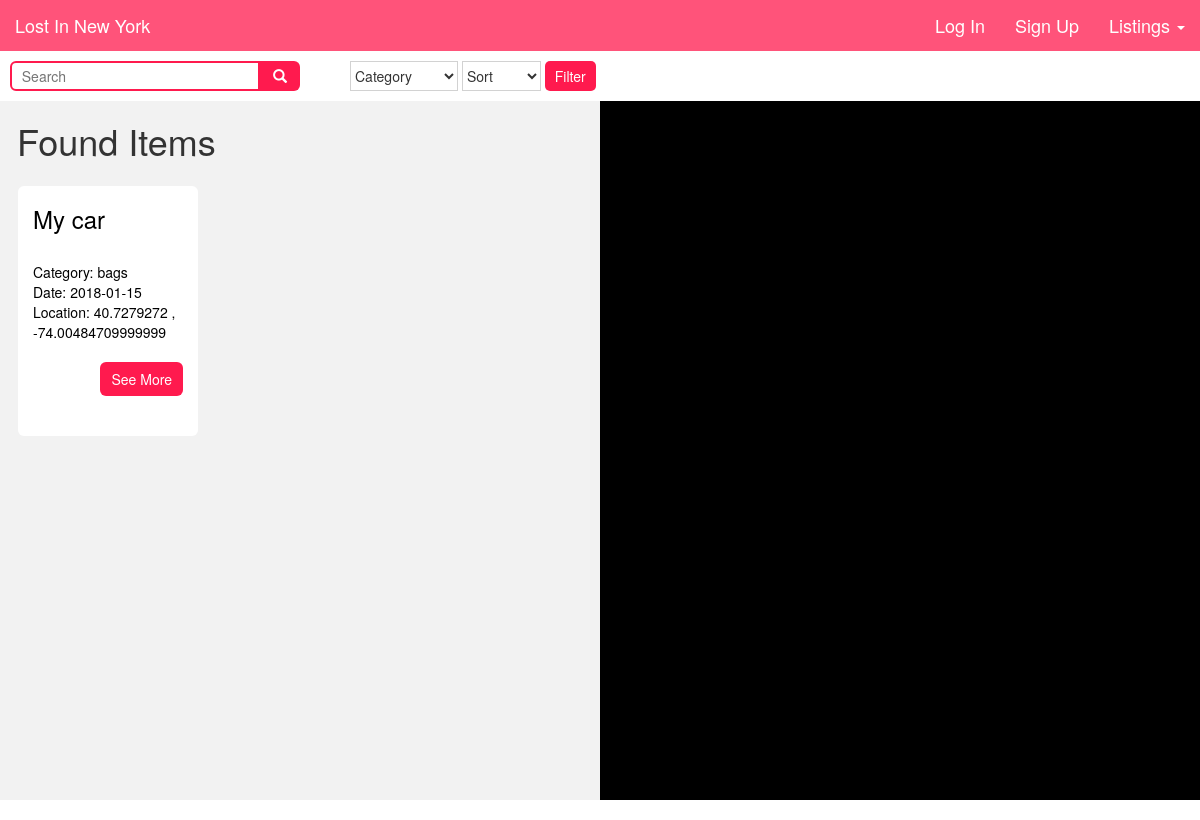
Page /found_postings on the committed database.
### tables this page shows
CREATE TABLE "found_items" (
	`id`	INT,
	`item`	TEXT,
	`description`	TEXT,
	`category`	TEXT,
	`account_id`	INT,
	`location`	TEXT,
	`lat`	FLOAT,
	`long`	FLOAT,
	`date`	TEXT
);

### app.py (the view)
@app.route('/found_postings', methods=['GET', 'POST'])
def list_found_items():
    list = database.item_listings('found')
    unique_locations = database.find_unique_locations('found')
    if not session.get('username'):
        return render_template("found_postings.html", loggedIn=False, api_key=map_api_key, listings=list, unique=unique_locations)
    else:
        return render_template("found_postings.html", loggedIn=True, api_key=map_api_key, listings=list, unique=unique_locations)

### util/database.py (called while the page is built)
def item_listings(lost_found):
    db = sqlite3.connect("data/lost_and_found.db")
    c = db.cursor()
    a = 'SELECT * FROM ' + lost_found + '_items'
    x = c.execute(a)
    item_list = []
    for bar in x:
        item_id = bar[0]
        item_name = bar[1]
        item_desc = bar[2]
        item_cat = bar[3]
        item_lat = bar[6]
        item_long = bar[7]
        item_location = bar[5]
        item_date = bar[8]
        item = {}
        item['item_id'] = item_id
        item['item_cat'] = item_cat
        item['item_name'] = item_name
        item['item_desc'] = item_desc
        item['item_lat'] = item_lat
        item['item_long'] = item_long
        item['item_location'] = item_location
        item['item_date'] = item_date
        item_list.append(item)
    db.commit()
    db.close()
    return item_list

def find_unique_locations(lost_found):
    db = sqlite3.connect("data/lost_and_found.db")
    c = db.cursor()
    a = 'SELECT lat, long FROM ' + lost_found + '_items'
    x = c.execute(a)
    locations = []
    for loc in x:
        if (loc not in locations):
            locations.append(loc)
    return locations

### templates/found_postings.html (shortened to what this page needs)
{% extends "base.html" %}
{% block content %}
<div class="filter">
  <form action="/lost_postings" method="POST">
    <div id="search-wrapper">
      <input type="text" placeholder="  Search" name="search" id="search-input">
      <button type="button" id="search-btn" name="submit-search" value="searched">
        <span class="glyphicon glyphicon-search"></span>
      </button>
    </div>
    <div id="white-block"></div>
    <select class="filterdrop" name="category">
      <option value="none">Category</option>
    </select>
    <select class="filterdrop" name="date">
      <option value="none">Sort</option>
    </select>
    <input id="filterbtn" type="submit" name="filter" value="Filter">
  </form>
</div>
<div id="overflow">
    <div class="postings">
      <h1 style="padding-left:17px;"> Found Items</h1>
      {% for item in listings %}
        <div id="post-container">
          <h3>{{item['item_name']}}</h3><br>
          Category: {{item['item_cat']}}<br>
          Date: {{item['item_date']}}<br>
          Location: {{item['item_lat']}} , {{item['item_long']}}<br><br>
          <form action="/single_posting" method="POST">
            <input type="submit" class="btn" style="float:right;" name="single_post" value="See More">
          </form>
        </div>
      {% endfor %}
    </div>
  <div id="sidemap"></div>
</div>
{% endblock %}

### static/custom.css (style rules this page uses)
html { font-family: 'Open Sans', sans-serif; }
body { padding-top: 51px; padding-bottom: 20px; }
.btn { color: white; background-color: #ff1a4e; border-radius: 6px 6px 6px 6px; padding: 6px 10px 6px 10px; }
#overflow { overflow: hidden; }
.postings { float: left; width: 50vw; overflow-y: auto; height: 100vh; height: calc(100vh - 101px); background-color: #f2f2f2; padding-bottom: 25px; }
#sidemap { width: 50vw; height: calc(100vh - 101px); float: right; background-color: black; }
#post-container { width: 15vw; height: 250px; background-color: white; border: none; border-radius: 6px 6px 6px 6px; color: black; padding: 0px 15px 15px 15px; float: left; margin-left: 18px; margin-top: 15px; }
.filter { width: 100vw; height: 50px; background-color: white; padding: 10px; }
.filter .filterdrop { border-width: 1px; border-color: #d2d2d2; padding-right: 10px; height: 30px; background-color: white; }
#filterbtn { height: 30px; background-color: #ff1a4e; border-style: none; color: white; padding-left: 10px; padding-right: 10px; border-radius: 5px 5px 5px 5px; }
#white-block { width: 50px; height: 30px; border-style: none; border-color: white; float: left; }
#search-wrapper { float: left; height: 30px; width: 290px; }
#search-input { height: 30px; width: 250px; border-style: solid; border-radius: 6px 0px 0px 6px; border-color: #ff1a4e; }
#search-btn { height: 30px; width: 40px; background-color: #ff1a4e; color: white; float: right; border-style: none; border-radius: 0px 6px 6px 0px; }

### rows in the picture
found_items: item_name "My car", item_cat "bags", item_date "2018-01-15", item_lat "40.7279272", item_long "-74.00484709999999"
